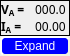
    <widget class="QWidget" name="layoutWidget_5">
     <property name="geometry">
      <rect>
       <x>1150</x>
       <y>360</y>
       <width>86</width>
       <height>84</height>
      </rect>
     </property>
     <layout class="QVBoxLayout" name="verticalLayout_16" stretch="0,0">
      <property name="spacing">
       <number>0</number>
      </property>
      <property name="sizeConstraint">
       <enum>QLayout::SetFixedSize</enum>
      </property>
      <property name="leftMargin">
       <number>0</number>
      </property>
      <property name="topMargin">
       <number>0</number>
      </property>
      <property name="rightMargin">
       <number>0</number>
      </property>
      <property name="bottomMargin">
       <number>0</number>
      </property>
      <item>
       <widget class="QFrame" name="frame_5">
        <property name="frameShape">
         <enum>QFrame::Panel</enum>
        </property>
        <layout class="QHBoxLayout" name="horizontalLayout_6">
         <property name="spacing">
          <number>0</number>
         </property>
         <property name="leftMargin">
          <number>0</number>
         </property>
         <property name="topMargin">
          <number>0</number>
         </property>
         <property name="rightMargin">
          <number>0</number>
         </property>
         <property name="bottomMargin">
          <number>0</number>
         </property>
         <item>
          <layout class="QVBoxLayout" name="verticalLayout_17">
           <item>
            <widget class="QLabel" name="Joker_Va_label">
             <property name="font">
              <font>
               <family>Inter UI</family>
               <pointsize>9</pointsize>
              </font>
             </property>
             <property name="text">
              <string>&lt;html&gt;&lt;head/&gt;&lt;body&gt;&lt;p&gt;&lt;span style=&quot; font-weight:600;&quot;&gt;V&lt;/span&gt;&lt;span style=&quot; font-weight:600; vertical-align:sub;&quot;&gt;A&lt;/span&gt;&lt;span style=&quot; font-weight:600;&quot;&gt; =&lt;/span&gt;&lt;/p&gt;&lt;/body&gt;&lt;/html&gt;</string>
             </property>
            </widget>
           </item>
           <item>
            <widget class="QLabel" name="Joker_Ia_label">
             <property name="font">
              <font>
               <family>Inter UI</family>
               <pointsize>9</pointsize>
              </font>
             </property>
             <property name="text">
              <string>&lt;html&gt;&lt;head/&gt;&lt;body&gt;&lt;p&gt;&lt;span style=&quot; font-weight:600;&quot;&gt;  I&lt;/span&gt;&lt;span style=&quot; font-weight:600; vertical-align:sub;&quot;&gt;A&lt;/span&gt;&lt;span style=&quot; font-weight:600;&quot;&gt; =&lt;/span&gt;&lt;/p&gt;&lt;/body&gt;&lt;/html&gt;</string>
             </property>
            </widget>
           </item>
          </layout>
         </item>
         <item>
          <layout class="QVBoxLayout" name="verticalLayout_18">
           <item>
            <widget class="QLabel" name="Joker_live_Va_label">
             <property name="font">
              <font>
               <family>Inter UI Medium</family>
               <pointsize>9</pointsize>
              </font>
             </property>
             <property name="text">
              <string> 000.0 </string>
             </property>
            </widget>
           </item>
           <item>
            <widget class="QLabel" name="Joker_live_Ia_label">
             <property name="font">
              <font>
               <family>Inter UI Medium</family>
               <pointsize>9</pointsize>
              </font>
             </property>
             <property name="text">
              <string> 00.00 </string>
             </property>
            </widget>
           </item>
          </layout>
         </item>
        </layout>
       </widget>
      </item>
      <item>
       <widget class="QPushButton" name="Joker_expand_butt">
        <property name="minimumSize">
         <size>
          <width>70</width>
          <height>20</height>
         </size>
        </property>
        <property name="maximumSize">
         <size>
          <width>80</width>
          <height>20</height>
         </size>
        </property>
        <property name="sizeIncrement">
         <size>
          <width>1</width>
          <height>1</height>
         </size>
        </property>
        <property name="styleSheet">
         <string notr="true">#Joker_expand_butt{
background-color: blue;
border-style: outset;
border-radius: 5px;
border-width:2px;
border-color:beige;
font-size:12px;
font-weight:100;
color: white;

padding:2px;

}
#Joker_expand_butt:pressed{
	background-color: #ff8c00;
}</string>
        </property>
        <property name="text">
         <string>Expand</string>
        </property>
        <property name="checkable">
         <bool>true</bool>
        </property>
       </widget>
      </item>
     </layout>
    </widget>
